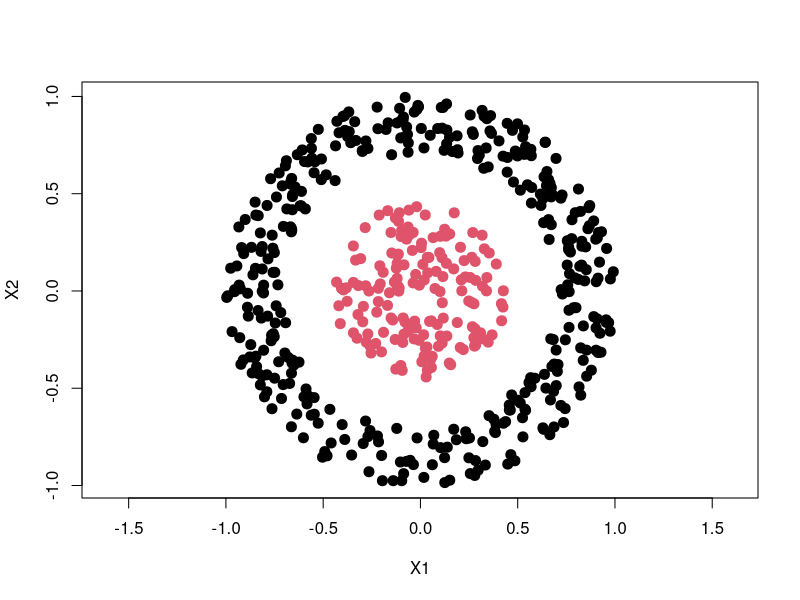
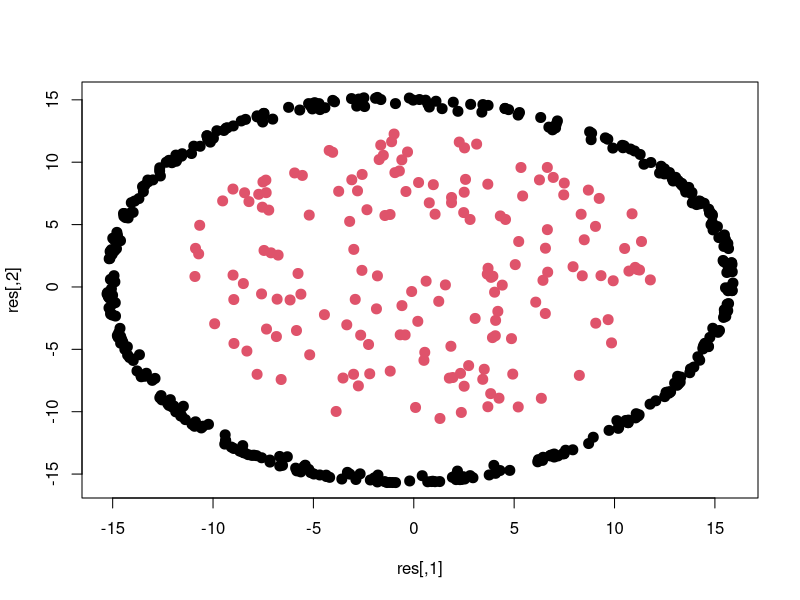
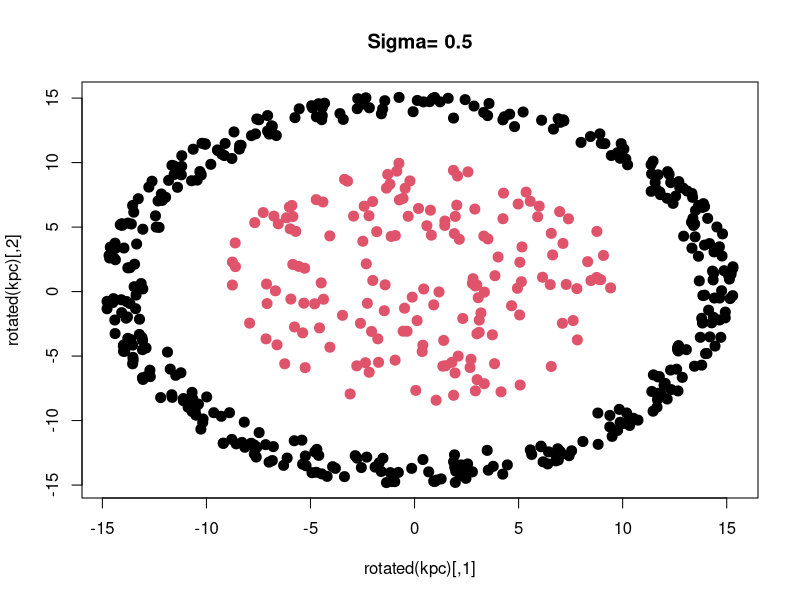
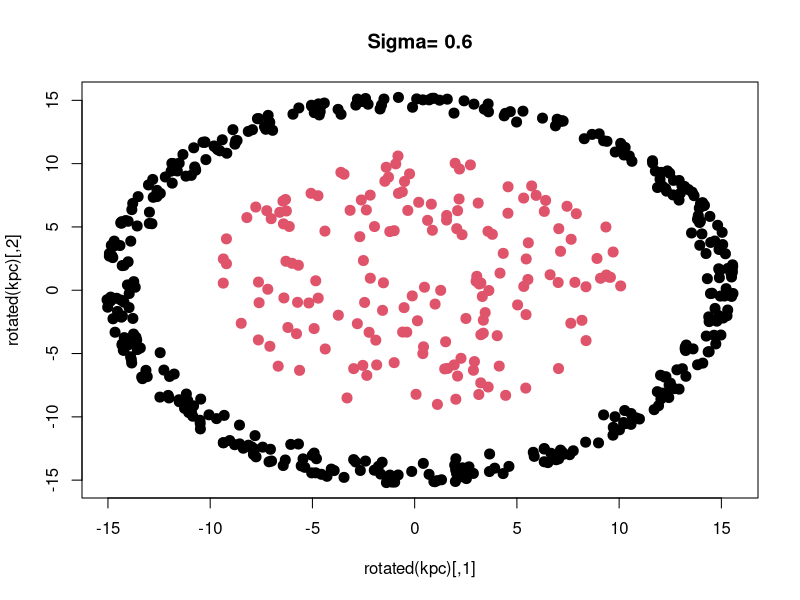
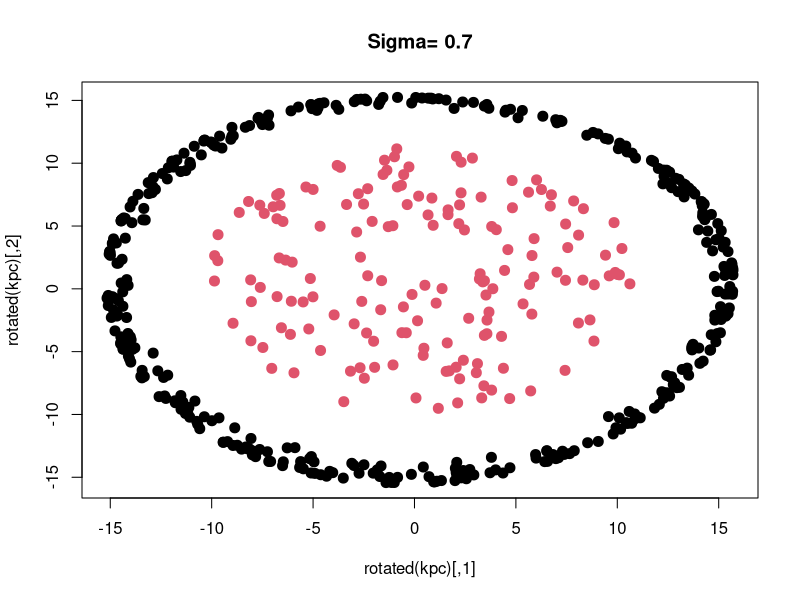
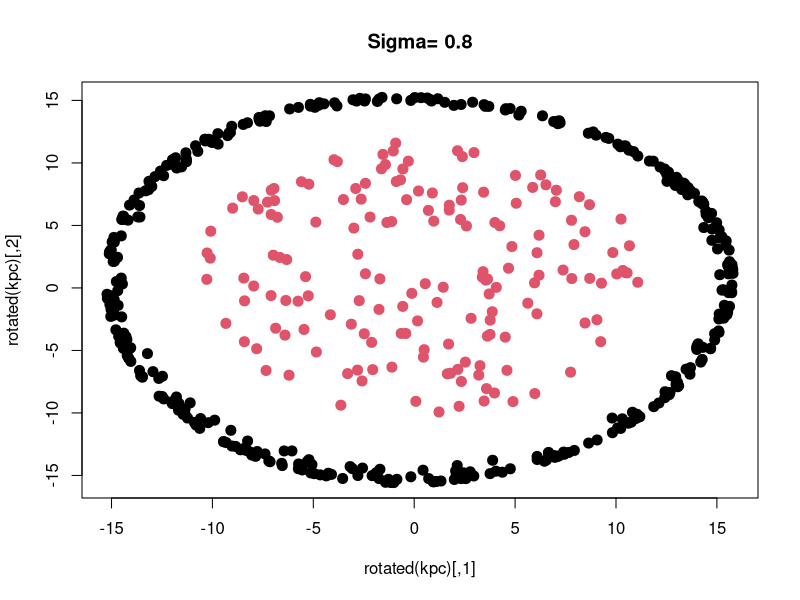
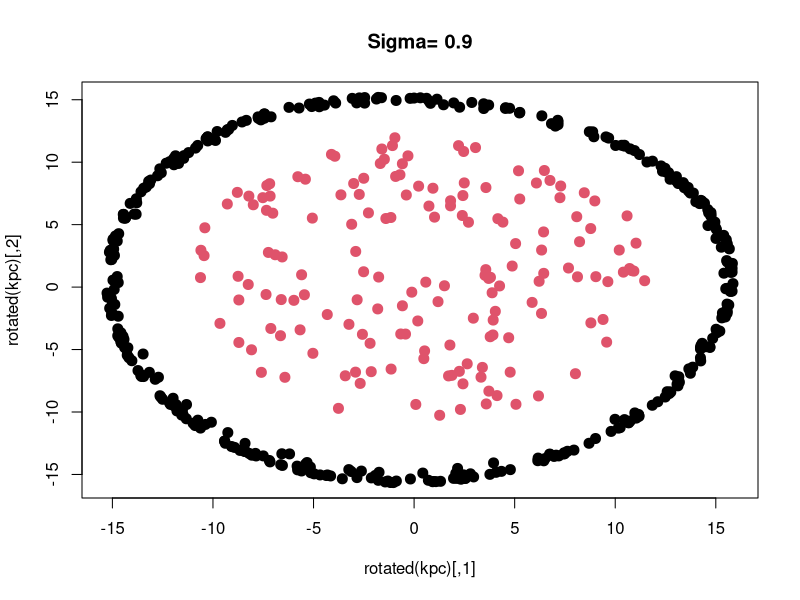
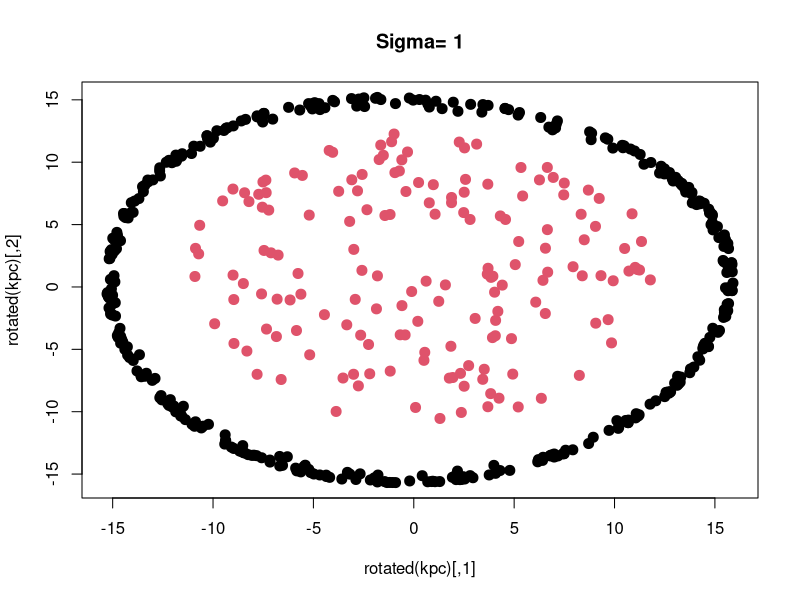

These charts were generated, in order, by the following R code:
#--------------------#
# Demo of Kernel PCA #
#--------------------#

set.seed(8312)
N <- 1000
X1 <- runif(N, -1, 1); X2 <- runif(N, -1, 1)
d <- X1^2+X2^2
X <- cbind(X1, X2)[which(d<1 & d>0.5 | d<0.2), ]
label <- numeric(N)
label[which(d<1 & d>0.5)] <- 1
label[which(d<0.2)] <- 2
label <- label[which(label != 0)]
plot(X, col = label, asp = 1, pch = 20, cex = 2)

# Kernel PCA
library(kernlab)
kpc <- kpca(X, kernel = "rbfdot", features = 2, kpar = list(sigma=1))
# res = kpc@pcv # This is the same way we did in 'lec3_1_ellipse_pca' 
res = rotated(kpc) # this is another way to extract the kpca from the results
plot(res, col=label, cex = 2, pch = 20) 


sig <- seq(0.5, 6, 0.1)
for(i in 1:length(sig)){
  kpc <- kpca(X, kernel = "rbfdot", features = 2, kpar = list(sigma=sig[i]))
  plot(rotated(kpc), col=label, main = paste("Sigma=", sig[i]), cex = 2, pch = 20)
  Sys.sleep(0.25)
}
